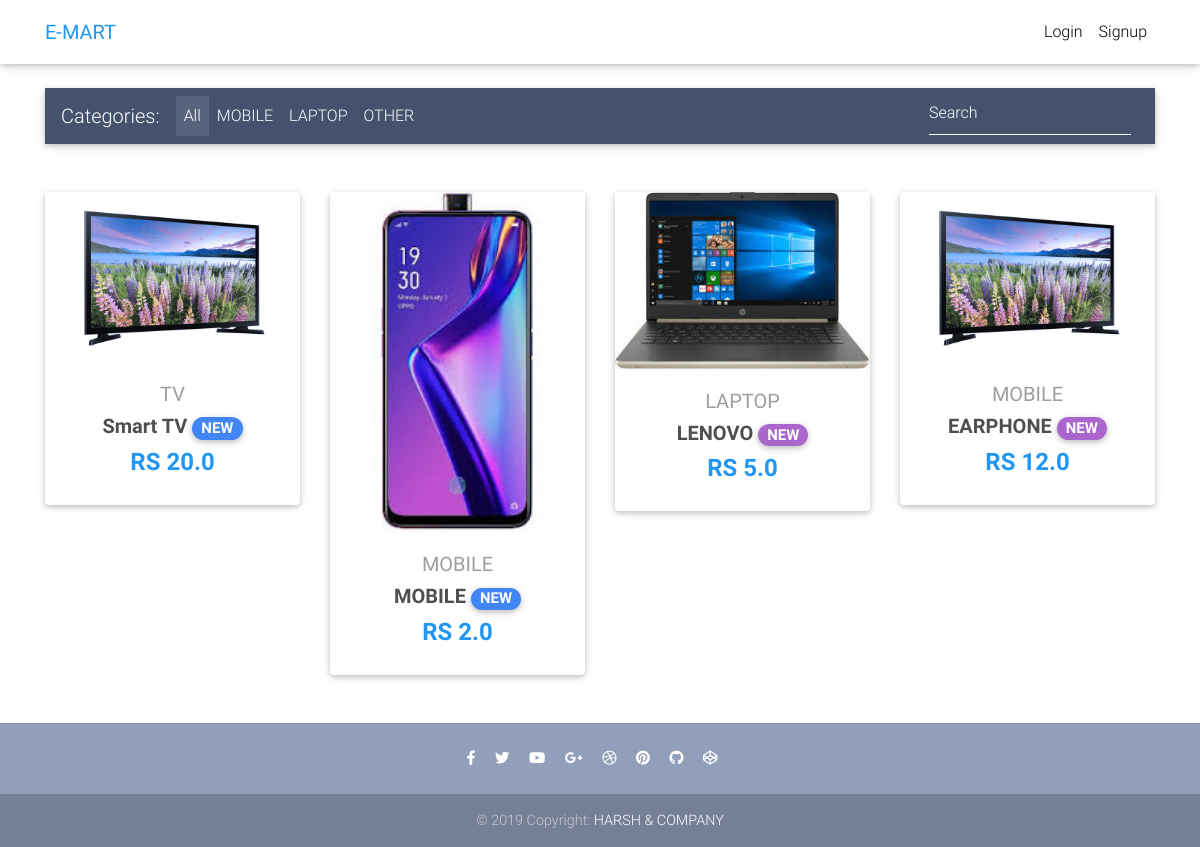
The page / on the database its author committed.
### core/models.py (models this page shows, shortened)
class Item(models.Model):
    title = models.CharField(max_length=100)
    price = models.FloatField()
    discount_price = models.FloatField(blank=True, null=True)
    category = models.CharField(choices=CATEGORY_CHOICES, max_length=2)
    label = models.CharField(choices=LABEL_CHOICES, max_length=1)
    slug = models.SlugField()
    description = models.TextField()
    image = models.ImageField()
    def get_absolute_url(self):
        return reverse("core:product", kwargs={
            'slug': self.slug
        })

### core/views.py (the view)
# urls.py: path('', HomeView.as_view(), name='home'),
class HomeView(ListView):
    model = Item
    paginate_by = 10
    template_name = "home.html"

### templates/home.html (shortened to what this page needs)
{% extends "base.html" %}
{% block content %}
  <main>
    <div class="container">
      <nav class="navbar navbar-expand-lg navbar-dark mdb-color  mt-3 mb-5">
        <span class="navbar-brand">Categories:</span>
        <div class="collapse navbar-collapse" id="basicExampleNav">
          <ul class="navbar-nav mr-auto">
            <li class="nav-item active">
              <a class="nav-link" href="#">All
              </a>
            </li>
            <li class="nav-item">
              <a class="nav-link" href="#">MOBILE</a>
            </li>
            <li class="nav-item">
              <a class="nav-link" href="#">LAPTOP</a>
            </li>
            <li class="nav-item">
              <a class="nav-link" href="#">OTHER</a>
            </li>
          </ul>
          <form class="form-inline">
            <div class="md-form my-0">
              <input class="form-control mr-sm-2" type="text" placeholder="Search" aria-label="Search">
            </div>
          </form>
        </div>
      </nav>
      <section class="text-center mb-4">
        <div class="row wow fadeIn">
          {% for item in object_list %}
          <div class="col-lg-3 col-md-6 mb-4">
            <div class="card">
              <div class="view overlay">
                <img src="{{ item.image.url }}" class="card-img-top">
              </div>
              <div class="card-body text-center">
                <a href="" class="grey-text">
                  <h5>{{ item.get_category_display }}</h5>
                </a>
                <h5>
                  <strong>
                    <a href="{{ item.get_absolute_url }}" class="dark-grey-text">{{ item.title }}
                      <span class="badge badge-pill {{ item.get_label_display }}-color">NEW</span>
                    </a>
                  </strong>
                </h5>
                <h4 class="font-weight-bold blue-text">
                  <strong>RS
                  {% if item.discount_price %}
                  {{ item.discount_price }}
                  {% else %}
                  {{ item.price }}
                  {% endif %}
                  </strong>
                </h4>
              </div>
            </div>
          </div>
          {% endfor %}
        </div>
      </section>
    </div>
  </main>
{% endblock content %}

### templates/base.html (shortened to what this page needs)
{% load static %}
<!DOCTYPE html>
<html lang="en">
<head>
  <link rel="stylesheet" href="https://use.fontawesome.com/releases/v5.8.1/css/all.css">
  <link href="{% static 'css/bootstrap.min.css' %}" rel="stylesheet">
  <link href="{% static 'css/mdb.min.css' %}" rel="stylesheet">
  <link href="{% static 'css/style.min.css' %}" rel="stylesheet">
</head>
{% include "navbar.html" %}
<body>
    <div class="mt-5 pt-4">
    </div>
    {% block content %}
    {% endblock content %}
    {% include "footer.html" %}
</body>
</html>

### templates/navbar.html (shortened to what this page needs)
{% load cart_template_tags %}
<nav class="navbar fixed-top navbar-expand-lg navbar-light white scrolling-navbar">
    <div class="container">
      <a class="navbar-brand waves-effect" href="/">
        <strong class="blue-text">E-MART</strong>
      </a>
      <div class="collapse navbar-collapse" id="navbarSupportedContent">
        <ul class="navbar-nav nav-flex-icons">
          {% if request.user.is_authenticated %}
          <li class="nav-item">
            <a href="{% url 'core:order-summary' %}" class="nav-link waves-effect">
              <span class="badge red z-depth-1 mr-1"> {{ request.user|cart_item_count }} </span>
              <i class="fas fa-shopping-cart"></i>
              <span class="clearfix d-none d-sm-inline-block"> Cart </span>
            </a>
          </li>
          <li class="nav-item">
            <a class="nav-link waves-effect" href="{% url 'account_logout' %}">
              <span class="clearfix d-none d-sm-inline-block"> Logout </span>
            </a>
          </li>
          {% else %}
          <li class="nav-item">
            <a class="nav-link waves-effect" href="{% url 'account_login' %}">
              <span class="clearfix d-none d-sm-inline-block"> Login </span>
            </a>
          </li>
          <li class="nav-item">
            <a class="nav-link waves-effect" href="{% url 'account_signup' %}">
              <span class="clearfix d-none d-sm-inline-block"> Signup </span>
            </a>
          </li>
          {% endif %}
        </ul>
      </div>
    </div>
  </nav>

### templates/footer.html
<footer class="page-footer text-center font-small mt-4 wow fadeIn">
    <hr class="my-4">
    <div class="pb-4">
      <a href="https://www.facebook.com/mdbootstrap" target="_blank">
        <i class="fab fa-facebook-f mr-3"></i>
      </a>
      <a href="https://twitter.com/MDBootstrap" target="_blank">
        <i class="fab fa-twitter mr-3"></i>
      </a>
      <a href="https://www.youtube.com/watch?v=7MUISDJ5ZZ4" target="_blank">
        <i class="fab fa-youtube mr-3"></i>
      </a>
      <a href="https://plus.google.com/u/0/b/107863090883699620484" target="_blank">
        <i class="fab fa-google-plus-g mr-3"></i>
      </a>
      <a href="https://dribbble.com/mdbootstrap" target="_blank">
        <i class="fab fa-dribbble mr-3"></i>
      </a>
      <a href="https://pinterest.com/mdbootstrap" target="_blank">
        <i class="fab fa-pinterest mr-3"></i>
      </a>
      <a href="https://github.com/mdbootstrap/bootstrap-material-design" target="_blank">
        <i class="fab fa-github mr-3"></i>
      </a>
      <a href="http://codepen.io/mdbootstrap/" target="_blank">
        <i class="fab fa-codepen mr-3"></i>
      </a>
    </div>
    <div class="footer-copyright py-3">
      © 2019 Copyright:
      <a href="https://mdbootstrap.com/education/bootstrap/" target="_blank"> HARSH & COMPANY </a>
    </div>
  </footer>

### templates/scripts.html (shortened to what this page needs)
{% load static %}

### templates/base.html (style rules this page uses)
html, body, header, .carousel { height: 60vh; }

### rows shown on the page
Item: image (picture), category "TV", title "Smart TV", discount_price "20.0"
Item: image (picture), category "MOBILE", title "MOBILE", discount_price "2.0"
Item: image (picture), category "LAPTOP", title "LENOVO", discount_price "5.0"
Item: image (picture), category "MOBILE", title "EARPHONE", discount_price "12.0"
